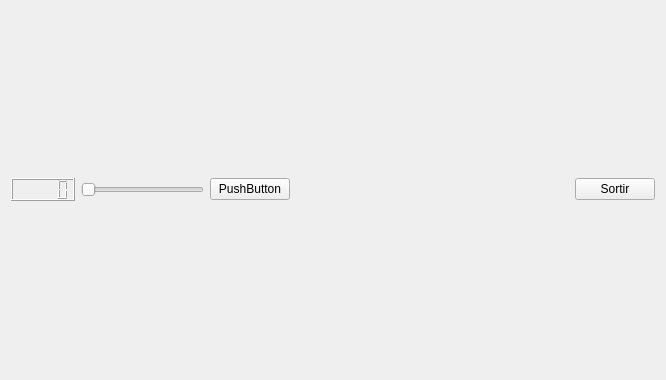
<?xml version="1.0" encoding="UTF-8"?>
<ui version="4.0">
 <class>MyForm</class>
 <widget class="QWidget" name="MyForm">
  <property name="geometry">
   <rect>
    <x>0</x>
    <y>0</y>
    <width>666</width>
    <height>380</height>
   </rect>
  </property>
  <property name="windowTitle">
   <string>Exercici1</string>
  </property>
  <layout class="QVBoxLayout" name="verticalLayout">
   <item>
    <layout class="QHBoxLayout" name="horizontalLayout_2">
     <item>
      <layout class="QHBoxLayout" name="horizontalLayout">
       <item>
        <widget class="MyLCDNumber" name="lcdNumber"/>
       </item>
       <item>
        <widget class="QSlider" name="horizontalSlider">
         <property name="orientation">
          <enum>Qt::Horizontal</enum>
         </property>
        </widget>
       </item>
       <item>
        <widget class="QPushButton" name="pushButton_2">
         <property name="text">
          <string>PushButton</string>
         </property>
        </widget>
       </item>
      </layout>
     </item>
     <item>
      <spacer name="horizontalSpacer">
       <property name="orientation">
        <enum>Qt::Horizontal</enum>
       </property>
       <property name="sizeHint" stdset="0">
        <size>
         <width>40</width>
         <height>20</height>
        </size>
       </property>
      </spacer>
     </item>
     <item>
      <widget class="QPushButton" name="pushButton">
       <property name="text">
        <string>Sortir</string>
       </property>
      </widget>
     </item>
    </layout>
   </item>
  </layout>
 </widget>
 <customwidgets>
  <customwidget>
   <class>MyLCDNumber</class>
   <extends>QLCDNumber</extends>
   <header>MyLCDNumber.h</header>
   <slots>
    <slot>clearLCD()</slot>
   </slots>
  </customwidget>
 </customwidgets>
 <resources/>
 <connections>
  <connection>
   <sender>pushButton</sender>
   <signal>clicked()</signal>
   <receiver>MyForm</receiver>
   <slot>close()</slot>
   <hints>
    <hint type="sourcelabel">
     <x>646</x>
     <y>210</y>
    </hint>
    <hint type="destinationlabel">
     <x>399</x>
     <y>210</y>
    </hint>
   </hints>
  </connection>
  <connection>
   <sender>horizontalSlider</sender>
   <signal>valueChanged(int)</signal>
   <receiver>lcdNumber</receiver>
   <slot>display(int)</slot>
   <hints>
    <hint type="sourcelabel">
     <x>141</x>
     <y>190</y>
    </hint>
    <hint type="destinationlabel">
     <x>68</x>
     <y>256</y>
    </hint>
   </hints>
  </connection>
  <connection>
   <sender>pushButton_2</sender>
   <signal>clicked()</signal>
   <receiver>lcdNumber</receiver>
   <slot>clearLCD()</slot>
   <hints>
    <hint type="sourcelabel">
     <x>224</x>
     <y>191</y>
    </hint>
    <hint type="destinationlabel">
     <x>76</x>
     <y>321</y>
    </hint>
   </hints>
  </connection>
 </connections>
</ui>
